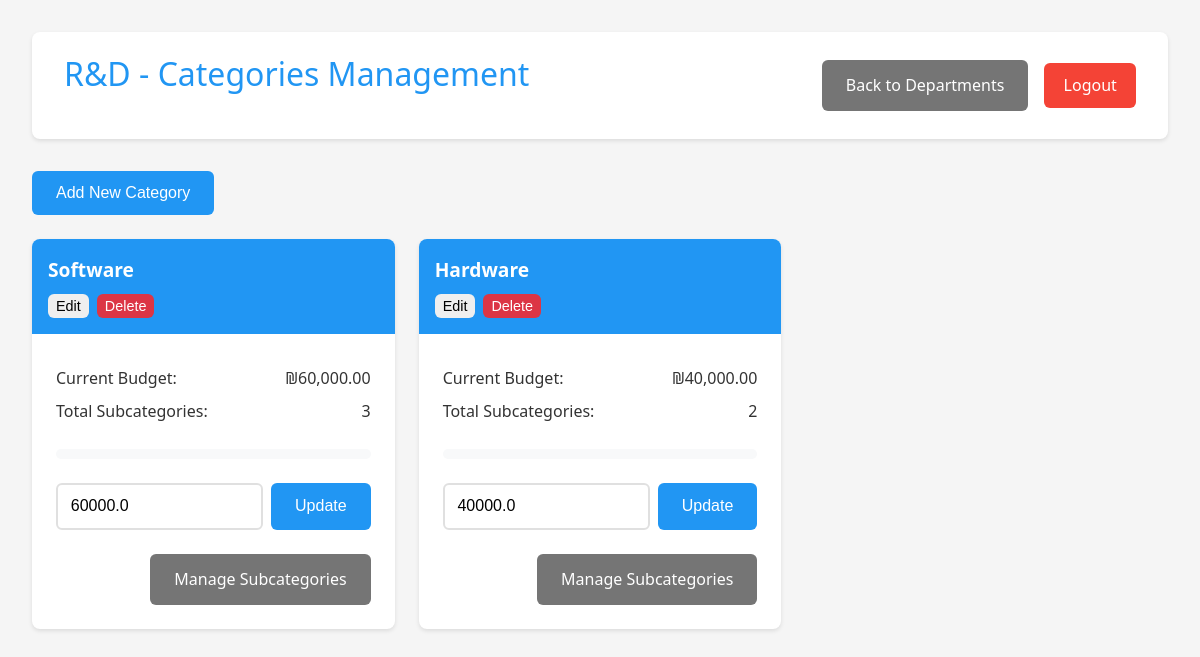
The app's page /manager/categories/1 (signed in) with its own data.
### app.py (models this page shows)
class Department(db.Model):
    id = db.Column(db.Integer, primary_key=True)
    name = db.Column(db.String(100), nullable=False)
    budget = db.Column(db.Float, default=0.0)
    users = db.relationship('User', backref='department', lazy=True)
    categories = db.relationship('Category', backref='department', lazy=True)

class Category(db.Model):
    id = db.Column(db.Integer, primary_key=True)
    name = db.Column(db.String(100), nullable=False)
    budget = db.Column(db.Float, default=0.0)
    department_id = db.Column(db.Integer, db.ForeignKey('department.id'), nullable=False)
    subcategories = db.relationship('Subcategory', backref='category', lazy=True)

### app.py (the view)
@app.route('/manager/categories/<int:dept_id>')
@login_required
def manage_categories(dept_id):
    if not current_user.is_manager:
        return redirect(url_for('employee_dashboard'))
    department = Department.query.get_or_404(dept_id)
    return render_template('manage_categories.html', department=department)

### app.py (called while the page is built)
@login_manager.user_loader
def load_user(user_id):
    return User.query.get(int(user_id))

@app.template_filter('min_value')
def min_value(value, limit):
    return min(value, limit)

@app.template_filter('format_currency')
def format_currency(value):
    return f"₪{value:,.2f}"

### templates/manage_categories.html (shortened to what this page needs)
{% extends "base.html" %}
{% block content %}
<div class="container">
    <header>
        <h1>{{ department.name }} - Categories Management</h1>
        <div class="header-actions">
            <a href="{{ url_for('manage_departments') }}" class="button secondary">Back to Departments</a>
            <a href="{{ url_for('logout') }}" class="logout-btn">Logout</a>
        </div>
    </header>
    {% if current_user.username == 'admin' or (current_user.is_manager and current_user.department_id == department.id) %}
    <div class="admin-controls">
        <button onclick="showAddCategoryModal()" class="button primary">Add New Category</button>
    </div>
    {% endif %}
    <div class="budget-grid">
        {% for category in department.categories %}
        <div class="budget-card">
            <div class="budget-header">
                <h3>{{ category.name }}</h3>
                {% if current_user.username == 'admin' or (current_user.is_manager and current_user.department_id == department.id) %}
                <div class="category-actions">
                    <button onclick="showEditCategoryModal({{ category.id }}, '{{ category.name }}', {{ category.budget }})" class="button small">Edit</button>
                    <button onclick="deleteCategory({{ category.id }})" class="button small danger">Delete</button>
                </div>
                {% endif %}
            </div>
            <div class="budget-body">
                <div class="budget-info">
                    <p><strong>Current Budget:</strong> {{ category.budget|format_currency }}</p>
                    <p><strong>Total Subcategories:</strong> {{ category.subcategories|length }}</p>
                </div>
                <div class="budget-progress">
                    {% set total_expenses = namespace(value=0) %}
                    {% for subcategory in category.subcategories %}
                        {% for expense in subcategory.expenses %}
                            {% if expense.status == 'approved' %}
                                {% set total_expenses.value = total_expenses.value + expense.amount %}
                            {% endif %}
                        {% endfor %}
                    {% endfor %}
                    {% set usage_percent = (total_expenses.value / category.budget * 100) if category.budget > 0 else 0 %}
                    <div class="progress-bar">
                    </div>
                </div>
                {% if current_user.username == 'admin' or (current_user.is_manager and current_user.department_id == department.id) %}
                <div class="budget-form">
                    <div class="budget-input">
                        <input type="number" step="0.01" min="0" value="{{ category.budget }}" id="budget-{{ category.id }}" class="form-control">
                        <button onclick="updateBudget({{ category.id }})" class="button primary">Update</button>
                    </div>
                </div>
                {% endif %}
                <div class="budget-actions">
                    <a href="{{ url_for('manage_subcategories', cat_id=category.id) }}" class="button secondary">Manage Subcategories</a>
                </div>
            </div>
        </div>
        {% endfor %}
    </div>
</div>
{% endblock %}

### static/style.css (style rules this page uses)
:root { --primary-color: #2196F3; --secondary-color: #FFC107; --success-color: #4CAF50; --danger-color: #f44336; --text-color: #333; --bg-color: #f5f5f5; --card-bg: #ffffff; --background-light: #f8f9fa; }
* { margin: 0; padding: 0; box-sizing: border-box; transition: all 0.3s ease; }
body { font-family: 'Segoe UI', Roboto, Arial, sans-serif; background-color: var(--bg-color); color: var(--text-color); line-height: 1.6; }
.container { max-width: 1200px; margin: 0 auto; padding: 2rem; }
header { background-color: var(--card-bg); padding: 1rem 2rem; box-shadow: 0 2px 4px rgba(0,0,0,0.1); margin-bottom: 2rem; border-radius: 8px; display: flex; justify-content: space-between; align-items: center; }
h1 { color: var(--primary-color); font-weight: 500; margin-bottom: 1.5rem; }
input[type="text"], input[type="password"], input[type="number"], textarea { width: 100%; padding: 0.8rem; border: 2px solid #e0e0e0; border-radius: 6px; font-size: 1rem; transition: border-color 0.3s ease; }
.button, button { display: inline-flex; align-items: center; justify-content: center; padding: 0.8rem 1.5rem; border: none; border-radius: 6px; font-size: 1rem; font-weight: 500; cursor: pointer; text-decoration: none; transition: transform 0.2s ease, box-shadow 0.2s ease; }
.button.primary { background-color: var(--primary-color); color: white; }
.button.secondary { background-color: #757575; color: white; }
.logout-btn { background-color: var(--danger-color); color: white; padding: 0.6rem 1.2rem; border-radius: 6px; text-decoration: none; font-weight: 500; }
.button.small { padding: 0.4rem 0.8rem; font-size: 0.875rem; }
.header-actions { display: flex; gap: 1rem; align-items: center; }
.budget-grid { display: grid; grid-template-columns: repeat(auto-fill, minmax(300px, 1fr)); gap: 1.5rem; margin-top: 1.5rem; }
.budget-card { background: white; border-radius: 8px; box-shadow: 0 2px 4px rgba(0,0,0,0.1); overflow: hidden; transition: transform 0.2s ease-in-out, box-shadow 0.2s ease-in-out; }
.budget-header { padding: 1rem; background: var(--primary-color); color: white; }
.budget-header h3 { margin: 0; font-size: 1.2rem; }
.budget-body { padding: 1.5rem; }
.budget-info { margin-bottom: 1.5rem; }
.budget-info p { margin: 0.5rem 0; color: var(--text-color); display: flex; justify-content: space-between; align-items: center; }
.budget-info p strong { font-weight: 500; }
.budget-progress { margin: 1.5rem 0; }
.progress-bar { width: 100%; height: 10px; background-color: var(--background-light); border-radius: 5px; overflow: hidden; position: relative; }
.budget-form { margin-top: 1.5rem; }
.budget-input { display: flex; gap: 0.5rem; }
.budget-input input { flex: 1; }
.budget-actions { margin-top: 1.5rem; display: flex; justify-content: flex-end; }

### templates/manage_categories.html (style rules this page uses)
.admin-controls { margin-bottom: 20px; }
.category-actions { display: flex; gap: 8px; margin-top: 8px; }
.button.small { padding: 4px 8px; font-size: 0.9em; }
.button.danger { background-color: #dc3545; color: white; }

### records on screen
Department: name "R&D"
Category: name "Software", budget "₪60,000.00", subcategories|length "3", budget "60000.0"
Category: name "Hardware", budget "₪40,000.00", subcategories|length "2", budget "40000.0"
